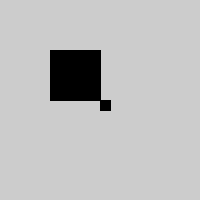
Frame 1 (no input)
Frame 60 (the mouse pressed at the canvas centre just before this capture): identical to frame 1, image omitted
Frame 120 (the mouse held since frame 60 and released just before this capture): identical to frame 1, image omitted

The Processing sketch that drew this single still picture (run headless with seeded random() and noise(); from frame 60 on, the mouse is pressed at the canvas centre):

// Processing sketch: Exercise_23_2
// ── Exercise_23_2.pde
//Melissa Bradshaw 3378710
//This exercise is inclusive of 23.2
 int value = 0;
 boolean bigger = true;
 float rectWidth = 10;
void setup(){
  size(200,200);
}

 
  void draw()
  {
    fill(value);
    rect (50, 50, 50, 50); 
    rect(width/2, height/2, rectWidth, rectWidth);
  }
    void mouseDragged()
    {
      value = value +5;
     if (value > 255) {
       value = 0;
     }
     fill(255);
     ellipse(mouseX, mouseY,100,100);
     { if (bigger == true) {
       if (rectWidth>100) {
         bigger = false;
       }
       rectWidth++;
     }
     else {
       if(rectWidth <10){
         bigger = true;
       }
       rectWidth--;
     }
    
     }
    }
    
  
